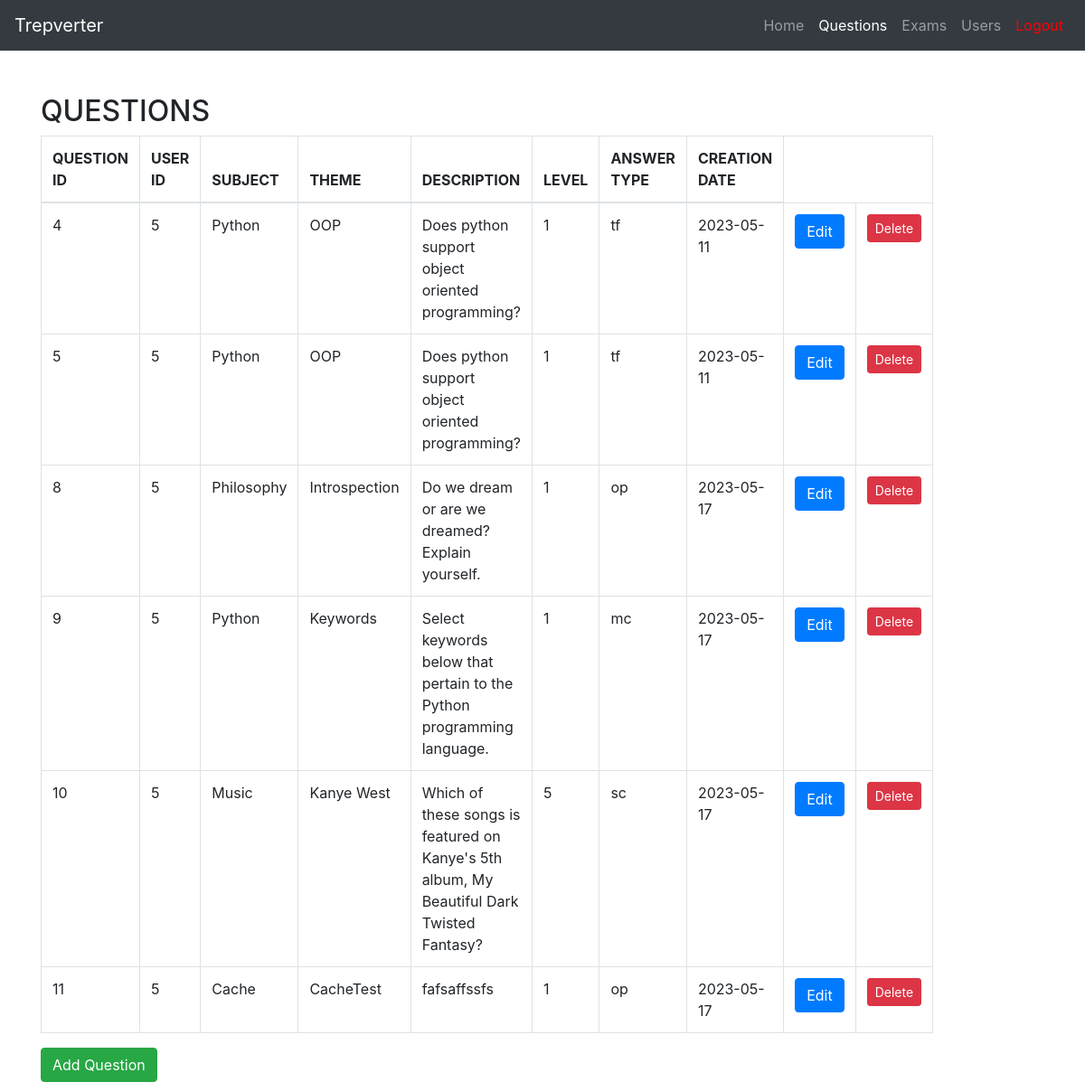
The app's page /questions (signed in), older data.
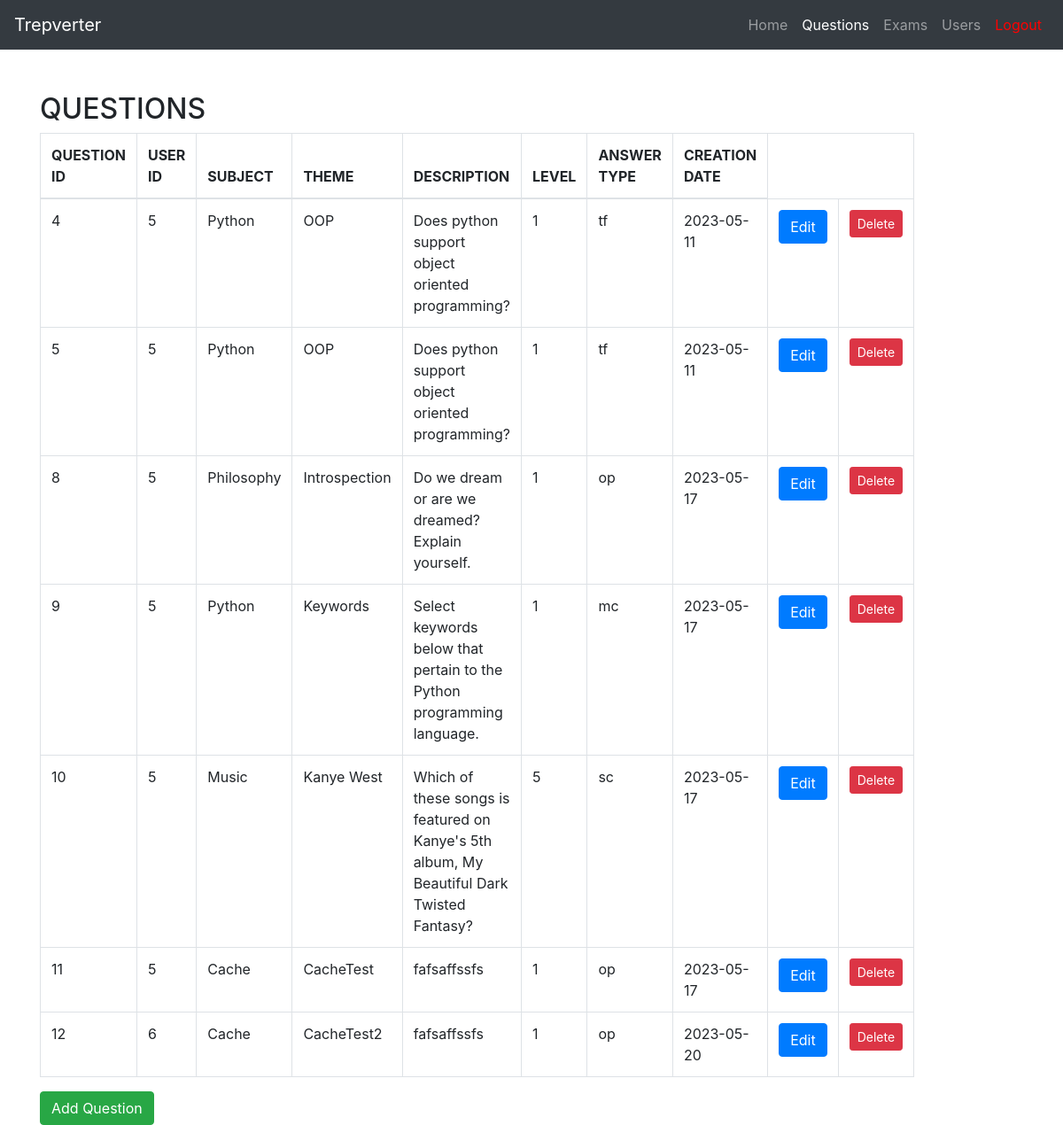
The same page, newer data.
### tables this page shows
CREATE TABLE questions (
	id INTEGER NOT NULL, 
	subject VARCHAR(64) NOT NULL, 
	theme VARCHAR(64) NOT NULL, 
	description VARCHAR NOT NULL, 
	level VARCHAR NOT NULL, 
	answer_type VARCHAR(20) NOT NULL, 
	creation_date DATE NOT NULL, 
	user_id INTEGER, 
	PRIMARY KEY (id), 
	FOREIGN KEY(user_id) REFERENCES users (id)
);

CREATE TABLE users (
	id INTEGER NOT NULL, 
	username VARCHAR(64) NOT NULL, 
	email VARCHAR(64) NOT NULL, 
	password VARCHAR NOT NULL, 
	first_access BOOLEAN NOT NULL, 
	role_id INTEGER, 
	PRIMARY KEY (id), 
	FOREIGN KEY(role_id) REFERENCES roles (id)
);

### views/main.py (the view)
@main.route('/questions', methods=['GET', 'POST'])
@login_required
@admin_teacher_login_required()
def questions():
    from cache import get_questions
    from forms import QuestionForm
    all_questions = get_questions()
    form = QuestionForm()
    if request.method == 'POST':
        from models.auth import auth_add_question
        return auth_add_question()
    return render_template('questions.html', questions=all_questions, form=form)

### app.py (called while the page is built)
@login_manager.user_loader
def load_user(user_id):
    from models.entities import User
    return User.query.get(int(user_id))

### cache.py (called while the page is built)
@cache.cached(timeout=60)
def get_questions():
    from models.entities import Question
    if cache.get('questions'):
        return cache.get('questions')
    time.sleep(5)
    questions = Question.query.all()
    for question in questions:
        question.user
    cache.set('questions', questions)
    return questions

### login_required.py (called while the page is built)
def admin_teacher_login_required():
    def decorator(view_func):
        from functools import wraps
        @wraps(view_func)
        def wrapper(*args, **kwargs):
            from flask_login import current_user
            if current_user.is_authenticated and str(current_user.role) == 'Admin' or str(current_user.role) == 'Teacher':
                return view_func(*args, **kwargs)
            else:
                flash("You don't have permission to access this page")
                return redirect(url_for('main.index'))
                return "Unauthorizedd", 401
        return wrapper
    return decorator

### models/entities.py (called while the page is built)
    def __repr__(self):
        return f'{self.name}'

### templates/questions.html (shortened to what this page needs)
{% import "bootstrap/wtf.html" as wtf %}
<!DOCTYPE html>
<html lang="en">
<head>
  <link rel="stylesheet" href="https://maxcdn.bootstrapcdn.com/bootstrap/4.0.0/css/bootstrap.min.css">
</head>
<body>
  <nav class="navbar navbar-expand-lg navbar-dark bg-dark">
    <a class="navbar-brand" href="#">Trepverter</a>
    <div class="collapse navbar-collapse" id="navbarNav">
      <ul class="navbar-nav ml-auto">
        <li class="nav-item">
          <a class="nav-link" href="{{url_for('main.index')}}">Home</a>
        </li>
        <li class="nav-item active">
            <a class="nav-link" href="{{url_for('main.questions')}}">Questions</a>
          </li>
        <li class="nav-item">
          <a class="nav-link" href="{{url_for('main.exams')}}">Exams</a>
        </li>
        <li class="nav-item">
            <a class="nav-link" href="{{url_for('main.users')}}">Users</a>
          </li>
        <li class="nav-item">
          <a class="nav-link" style = "color: red" href="{{url_for('auth.logout')}}">Logout</a>
        </li>
      </ul>
    </div>
  </nav>
  <div class="container mt-5">
    <div class="row">
      <div class="col-md-6">
        <h2>QUESTIONS</h2>
        <table class="table table-bordered table-hover">
          <thead>
              <tr>
                  <th scope="col">QUESTION ID</th>
                  <th scope="col">USER ID</th>
                  <th scope="col">SUBJECT</th>
                  <th scope="col">THEME</th>
                  <th scope="col">DESCRIPTION</th>
                  <th scope="col">LEVEL</th>
                  <th scope="col">ANSWER TYPE</th>
                  <th scope="col">CREATION DATE</th>
              </tr>
          </thead>
          <tbody>
          {% for question in questions %}
              <tr>
                  <td>{{question.id}}</td>
                  <td>{{question.user.id}}</td>
                  <td>{{question.subject}}</td>
                  <td>{{question.theme}}</td>
                  <td>{{question.description}}</td>
                  <td>{{question.level}}</td>
                  <td>{{question.answer_type}}</td>
                  <td>{{question.creation_date}}</td>
                  <td><button type="button" onclick="location.href='questions/{{question.id}}'" class="btn btn-primary">Edit</button></td>
                  <td><button data-toggle="modal" data-target="#deleteModal" class="btn btn-sm btn-danger" data-question-id="{{ question.id }}">Delete</button></td>
              </tr>
          {% endfor %}
          </tbody>
      </table>
        <button type="button" class="btn btn-success" data-toggle="modal" data-target="#addQuestionModal">
          Add Question
        </button>
      </div>
    </div>
  </div>

Row changes from the older to the newer data that the page shows:
added questions: id "12", user.id "6", subject "Cache", theme "CacheTest2", description "fafsaffssfs", level "1", answer_type "op", creation_date "2023-05-20"
